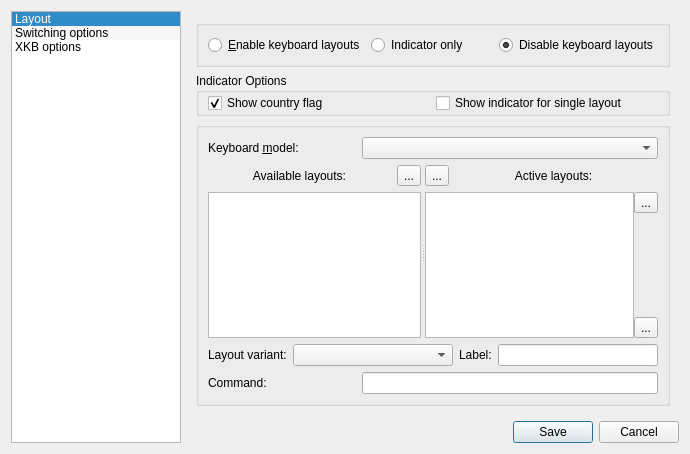
<?xml version="1.0" encoding="UTF-8"?>
<ui version="4.0">
 <class>Form</class>
 <widget class="QWidget" name="Form">
  <property name="geometry">
   <rect>
    <x>0</x>
    <y>0</y>
    <width>690</width>
    <height>454</height>
   </rect>
  </property>
  <property name="windowTitle">
   <string>Antico XKB</string>
  </property>
  <layout class="QHBoxLayout" name="horizontalLayout">
   <item>
    <widget class="QListWidget" name="listWidget">
     <property name="minimumSize">
      <size>
       <width>140</width>
       <height>0</height>
      </size>
     </property>
     <property name="alternatingRowColors">
      <bool>true</bool>
     </property>
     <property name="currentRow">
      <number>0</number>
     </property>
     <item>
      <property name="text">
       <string>Layout</string>
      </property>
     </item>
     <item>
      <property name="text">
       <string>Switching options</string>
      </property>
     </item>
     <item>
      <property name="text">
       <string>XKB options</string>
      </property>
     </item>
    </widget>
   </item>
   <item>
    <layout class="QVBoxLayout" name="verticalLayout_6">
     <item>
      <widget class="QStackedWidget" name="stackedWidget">
       <property name="currentIndex">
        <number>0</number>
       </property>
       <widget class="QWidget" name="page">
        <layout class="QVBoxLayout" name="verticalLayout">
         <item>
          <widget class="QGroupBox" name="groupBox_2">
           <property name="title">
            <string/>
           </property>
           <property name="checkable">
            <bool>false</bool>
           </property>
           <layout class="QHBoxLayout" name="horizontalLayout_2">
            <item>
             <widget class="QRadioButton" name="radioButton">
              <property name="toolTip">
               <string>Antico will configure layouts and start layout indicator</string>
              </property>
              <property name="text">
               <string>&amp;Enable keyboard layouts</string>
              </property>
             </widget>
            </item>
            <item>
             <widget class="QRadioButton" name="radioButton_2">
              <property name="toolTip">
               <string>Antico will start indicator but will use existing layout configuration</string>
              </property>
              <property name="text">
               <string>Indicator only</string>
              </property>
             </widget>
            </item>
            <item>
             <widget class="QRadioButton" name="radioButton_3">
              <property name="toolTip">
               <string>Antico will not configure or show keyboard layouts</string>
              </property>
              <property name="text">
               <string>Disable keyboard layouts</string>
              </property>
              <property name="checked">
               <bool>true</bool>
              </property>
             </widget>
            </item>
           </layout>
          </widget>
         </item>
         <item>
          <widget class="QGroupBox" name="grpIndicatorOptions">
           <property name="title">
            <string>Indicator Options</string>
           </property>
           <layout class="QHBoxLayout" name="_2">
            <property name="topMargin">
             <number>0</number>
            </property>
            <property name="bottomMargin">
             <number>0</number>
            </property>
            <item>
             <widget class="QCheckBox" name="chkShowFlag">
              <property name="whatsThis">
               <string>Shows country flag on background of layout name in tray icon</string>
              </property>
              <property name="text">
               <string>Show country flag</string>
              </property>
              <property name="checked">
               <bool>true</bool>
              </property>
             </widget>
            </item>
            <item>
             <widget class="QCheckBox" name="chkShowSingle">
              <property name="text">
               <string>Show indicator for single layout</string>
              </property>
             </widget>
            </item>
           </layout>
          </widget>
         </item>
         <item>
          <widget class="QGroupBox" name="grpLayouts">
           <property name="whatsThis">
            <string>&lt;h1&gt;Keyboard Layout&lt;/h1&gt; Here you can choose your keyboard layout and model. The 'model' refers to the type of keyboard that is connected to your computer, while the keyboard layout defines &quot;which key does what&quot; and may be different for different countries.</string>
           </property>
           <property name="title">
            <string/>
           </property>
           <layout class="QGridLayout" name="gridLayout">
            <item row="0" column="0">
             <widget class="QLabel" name="label_4">
              <property name="sizePolicy">
               <sizepolicy hsizetype="Preferred" vsizetype="Preferred">
                <horstretch>1</horstretch>
                <verstretch>0</verstretch>
               </sizepolicy>
              </property>
              <property name="text">
               <string>Keyboard &amp;model:</string>
              </property>
              <property name="buddy">
               <cstring>comboModel</cstring>
              </property>
             </widget>
            </item>
            <item row="0" column="1">
             <widget class="QComboBox" name="comboModel">
              <property name="sizePolicy">
               <sizepolicy hsizetype="Expanding" vsizetype="Fixed">
                <horstretch>2</horstretch>
                <verstretch>0</verstretch>
               </sizepolicy>
              </property>
              <property name="whatsThis">
               <string>Here you can choose a keyboard model. This setting is independent of your keyboard layout and refers to the &quot;hardware&quot; model, i.e. the way your keyboard is manufactured. Modern keyboards that come with your computer usually have two extra keys and are referred to as &quot;104-key&quot; models, which is probably what you want if you do not know what kind of keyboard you have.
</string>
              </property>
             </widget>
            </item>
            <item row="1" column="0" colspan="2">
             <widget class="QSplitter" name="splitter">
              <property name="orientation">
               <enum>Qt::Horizontal</enum>
              </property>
              <widget class="QWidget" name="">
               <layout class="QVBoxLayout" name="verticalLayout_5">
                <item>
                 <layout class="QHBoxLayout" name="_4">
                  <item>
                   <widget class="QLabel" name="textLabel1_4">
                    <property name="sizePolicy">
                     <sizepolicy hsizetype="Preferred" vsizetype="Preferred">
                      <horstretch>1</horstretch>
                      <verstretch>0</verstretch>
                     </sizepolicy>
                    </property>
                    <property name="text">
                     <string>Available layouts:</string>
                    </property>
                    <property name="alignment">
                     <set>Qt::AlignCenter</set>
                    </property>
                    <property name="buddy">
                     <cstring>srcTableView</cstring>
                    </property>
                   </widget>
                  </item>
                  <item>
                   <widget class="QToolButton" name="btnRemove">
                    <property name="text">
                     <string>...</string>
                    </property>
                   </widget>
                  </item>
                 </layout>
                </item>
                <item>
                 <widget class="QTreeView" name="srcTableView">
                  <property name="sizePolicy">
                   <sizepolicy hsizetype="Expanding" vsizetype="Expanding">
                    <horstretch>1</horstretch>
                    <verstretch>0</verstretch>
                   </sizepolicy>
                  </property>
                  <property name="alternatingRowColors">
                   <bool>true</bool>
                  </property>
                  <property name="selectionMode">
                   <enum>QAbstractItemView::SingleSelection</enum>
                  </property>
                  <property name="selectionBehavior">
                   <enum>QAbstractItemView::SelectRows</enum>
                  </property>
                 </widget>
                </item>
               </layout>
              </widget>
              <widget class="QWidget" name="">
               <layout class="QVBoxLayout" name="verticalLayout_7">
                <item>
                 <layout class="QHBoxLayout" name="_5">
                  <property name="spacing">
                   <number>0</number>
                  </property>
                  <item>
                   <widget class="QToolButton" name="btnAdd">
                    <property name="text">
                     <string>...</string>
                    </property>
                   </widget>
                  </item>
                  <item>
                   <widget class="QLabel" name="textLabel1_4_2">
                    <property name="sizePolicy">
                     <sizepolicy hsizetype="MinimumExpanding" vsizetype="Preferred">
                      <horstretch>3</horstretch>
                      <verstretch>0</verstretch>
                     </sizepolicy>
                    </property>
                    <property name="text">
                     <string>Active layouts:</string>
                    </property>
                    <property name="alignment">
                     <set>Qt::AlignCenter</set>
                    </property>
                    <property name="buddy">
                     <cstring>dstTableView</cstring>
                    </property>
                   </widget>
                  </item>
                 </layout>
                </item>
                <item>
                 <layout class="QHBoxLayout" name="_6">
                  <property name="spacing">
                   <number>0</number>
                  </property>
                  <item>
                   <widget class="QTreeView" name="dstTableView">
                    <property name="sizePolicy">
                     <sizepolicy hsizetype="Expanding" vsizetype="Expanding">
                      <horstretch>0</horstretch>
                      <verstretch>0</verstretch>
                     </sizepolicy>
                    </property>
                    <property name="alternatingRowColors">
                     <bool>true</bool>
                    </property>
                    <property name="selectionMode">
                     <enum>QAbstractItemView::SingleSelection</enum>
                    </property>
                    <property name="selectionBehavior">
                     <enum>QAbstractItemView::SelectRows</enum>
                    </property>
                    <property name="wordWrap">
                     <bool>false</bool>
                    </property>
                   </widget>
                  </item>
                  <item>
                   <layout class="QVBoxLayout" name="_7">
                    <item>
                     <widget class="QToolButton" name="btnUp">
                      <property name="text">
                       <string>...</string>
                      </property>
                     </widget>
                    </item>
                    <item>
                     <spacer>
                      <property name="orientation">
                       <enum>Qt::Vertical</enum>
                      </property>
                      <property name="sizeHint" stdset="0">
                       <size>
                        <width>20</width>
                        <height>40</height>
                       </size>
                      </property>
                     </spacer>
                    </item>
                    <item>
                     <widget class="QToolButton" name="btnDown">
                      <property name="text">
                       <string>...</string>
                      </property>
                     </widget>
                    </item>
                   </layout>
                  </item>
                 </layout>
                </item>
               </layout>
              </widget>
             </widget>
            </item>
            <item row="2" column="0" colspan="2">
             <layout class="QHBoxLayout" name="_8">
              <item>
               <widget class="QLabel" name="textLabel1">
                <property name="text">
                 <string>Layout variant:</string>
                </property>
                <property name="buddy">
                 <cstring>comboVariant</cstring>
                </property>
               </widget>
              </item>
              <item>
               <widget class="QComboBox" name="comboVariant">
                <property name="sizePolicy">
                 <sizepolicy hsizetype="Expanding" vsizetype="Fixed">
                  <horstretch>0</horstretch>
                  <verstretch>0</verstretch>
                 </sizepolicy>
                </property>
                <property name="whatsThis">
                 <string>Here you can choose a variant of selected keyboard layout. Layout variants usually represent different key maps for the same language. For example, Ukrainian layout might have four variants: basic, winkeys (as in Windows), typewriter (as in typewriters) and phonetic (each Ukrainian letter is placed on a transliterated latin one).
</string>
                </property>
               </widget>
              </item>
              <item>
               <widget class="QLabel" name="textLabel1_6">
                <property name="text">
                 <string>Label:</string>
                </property>
                <property name="buddy">
                 <cstring>editDisplayName</cstring>
                </property>
               </widget>
              </item>
              <item>
               <widget class="QLineEdit" name="editDisplayName">
                <property name="maxLength">
                 <number>3</number>
                </property>
               </widget>
              </item>
             </layout>
            </item>
            <item row="3" column="0">
             <widget class="QLabel" name="textLabel1_3">
              <property name="sizePolicy">
               <sizepolicy hsizetype="Preferred" vsizetype="Preferred">
                <horstretch>1</horstretch>
                <verstretch>0</verstretch>
               </sizepolicy>
              </property>
              <property name="text">
               <string>Command:</string>
              </property>
              <property name="buddy">
               <cstring>editCmdLine</cstring>
              </property>
             </widget>
            </item>
            <item row="3" column="1">
             <widget class="QLineEdit" name="editCmdLine">
              <property name="sizePolicy">
               <sizepolicy hsizetype="Expanding" vsizetype="Fixed">
                <horstretch>2</horstretch>
                <verstretch>0</verstretch>
               </sizepolicy>
              </property>
              <property name="whatsThis">
               <string>This is the command which will be executed to initialize configured layouts.</string>
              </property>
              <property name="readOnly">
               <bool>true</bool>
              </property>
             </widget>
            </item>
           </layout>
          </widget>
         </item>
        </layout>
       </widget>
       <widget class="QWidget" name="page_2">
        <layout class="QVBoxLayout" name="verticalLayout_2">
         <item>
          <widget class="QFrame" name="optionsFrame">
           <property name="frameShape">
            <enum>QFrame::StyledPanel</enum>
           </property>
           <property name="frameShadow">
            <enum>QFrame::Raised</enum>
           </property>
           <property name="lineWidth">
            <number>0</number>
           </property>
           <layout class="QGridLayout" name="_9">
            <item row="0" column="1">
             <widget class="QGroupBox" name="groupBox">
              <property name="title">
               <string>Shortcuts for switching layout</string>
              </property>
              <layout class="QGridLayout" name="_11">
               <item row="0" column="0">
                <widget class="QLabel" name="label">
                 <property name="text">
                  <string>Main shortcuts:</string>
                 </property>
                 <property name="buddy">
                  <cstring>btnXkbShortcut</cstring>
                 </property>
                </widget>
               </item>
               <item row="0" column="1">
                <widget class="QPushButton" name="btnXkbShortcut">
                 <property name="whatsThis">
                  <string>This is a shortcut for switching layouts which is handled by X.org. It allows modifier-only shortcuts.</string>
                 </property>
                 <property name="text">
                  <string>None</string>
                 </property>
                </widget>
               </item>
               <item row="0" column="2">
                <widget class="QToolButton" name="xkbClearButton">
                 <property name="text">
                  <string>...</string>
                 </property>
                </widget>
               </item>
               <item row="1" column="0">
                <widget class="QLabel" name="label_3">
                 <property name="text">
                  <string>3d level shortcuts:</string>
                 </property>
                 <property name="buddy">
                  <cstring>btnXkbShortcut3d</cstring>
                 </property>
                </widget>
               </item>
               <item row="1" column="1">
                <widget class="QPushButton" name="btnXkbShortcut3d">
                 <property name="whatsThis">
                  <string>This is a shortcut for switching to a third level of the active layout (if it has one) which is handled by X.org. It allows modifier-only shortcuts.</string>
                 </property>
                 <property name="text">
                  <string>None</string>
                 </property>
                </widget>
               </item>
               <item row="1" column="2">
                <widget class="QToolButton" name="xkb3dClearButton">
                 <property name="text">
                  <string>...</string>
                 </property>
                </widget>
               </item>
               <item row="2" column="0">
                <widget class="QLabel" name="label_2">
                 <property name="text">
                  <string>Alternative shortcut:</string>
                 </property>
                </widget>
               </item>
               <item row="2" column="1">
                <widget class="QPushButton" name="btnXkbShortcutAlt">
                 <property name="text">
                  <string>None</string>
                 </property>
                </widget>
               </item>
               <item row="2" column="2">
                <widget class="QToolButton" name="xkbAltClearButton">
                 <property name="text">
                  <string>...</string>
                 </property>
                </widget>
               </item>
              </layout>
             </widget>
            </item>
            <item row="0" column="0">
             <widget class="QGroupBox" name="groupBox_3">
              <property name="enabled">
               <bool>true</bool>
              </property>
              <property name="title">
               <string>Switshing policy</string>
              </property>
              <layout class="QVBoxLayout" name="verticalLayout_4">
               <item>
                <widget class="QRadioButton" name="rdBtnSwitchGlobal">
                 <property name="text">
                  <string>&amp;Global</string>
                 </property>
                 <property name="checked">
                  <bool>true</bool>
                 </property>
                </widget>
               </item>
               <item>
                <widget class="QRadioButton" name="rdBtnSwitchPerDesktop">
                 <property name="text">
                  <string>Desktop</string>
                 </property>
                </widget>
               </item>
               <item>
                <widget class="QRadioButton" name="rdBtnSwitchPerApp">
                 <property name="text">
                  <string>Application</string>
                 </property>
                </widget>
               </item>
               <item>
                <widget class="QRadioButton" name="rdBtnSwitchPerWin">
                 <property name="text">
                  <string>&amp;Window</string>
                 </property>
                </widget>
               </item>
              </layout>
              <zorder>rdBtnSwitchGlobal</zorder>
              <zorder>rdBtnSwitchPerApp</zorder>
              <zorder>rdBtnSwitchPerDesktop</zorder>
              <zorder>rdBtnSwitchPerWin</zorder>
             </widget>
            </item>
            <item row="3" column="0">
             <spacer>
              <property name="orientation">
               <enum>Qt::Vertical</enum>
              </property>
              <property name="sizeHint" stdset="0">
               <size>
                <width>20</width>
                <height>40</height>
               </size>
              </property>
             </spacer>
            </item>
            <item row="1" column="1" rowspan="2">
             <layout class="QHBoxLayout" name="horizontalLayout_3"/>
            </item>
           </layout>
          </widget>
         </item>
        </layout>
       </widget>
       <widget class="QWidget" name="page_3">
        <layout class="QVBoxLayout" name="verticalLayout_3">
         <item>
          <widget class="QGroupBox" name="groupBox3_2">
           <property name="whatsThis">
            <string>Here you can set xkb extension options instead of, or in addition to, specifying them in the X11 configuration file.</string>
           </property>
           <property name="title">
            <string>Xkb Options</string>
           </property>
           <layout class="QGridLayout" name="_12">
            <item row="0" column="0" colspan="2">
             <widget class="QCheckBox" name="checkResetOld">
              <property name="text">
               <string>&amp;Reset old options</string>
              </property>
              <property name="checked">
               <bool>true</bool>
              </property>
             </widget>
            </item>
            <item row="2" column="0" colspan="2">
             <widget class="QTreeView" name="xkbOptionsTreeView">
              <property name="alternatingRowColors">
               <bool>true</bool>
              </property>
              <property name="selectionMode">
               <enum>QAbstractItemView::NoSelection</enum>
              </property>
             </widget>
            </item>
            <item row="3" column="0">
             <widget class="QLabel" name="textLabel1_3_2">
              <property name="text">
               <string>Command:</string>
              </property>
             </widget>
            </item>
            <item row="3" column="1">
             <widget class="QLineEdit" name="editCmdLineOpt">
              <property name="whatsThis">
               <string>This is the command which will be executed to initialize configured options.</string>
              </property>
              <property name="readOnly">
               <bool>true</bool>
              </property>
             </widget>
            </item>
           </layout>
          </widget>
         </item>
        </layout>
       </widget>
      </widget>
     </item>
     <item>
      <widget class="QDialogButtonBox" name="buttonBox">
       <property name="standardButtons">
        <set>QDialogButtonBox::Cancel|QDialogButtonBox::Save</set>
       </property>
       <property name="centerButtons">
        <bool>false</bool>
       </property>
      </widget>
     </item>
    </layout>
   </item>
  </layout>
 </widget>
 <resources/>
 <connections>
  <connection>
   <sender>listWidget</sender>
   <signal>currentRowChanged(int)</signal>
   <receiver>stackedWidget</receiver>
   <slot>setCurrentIndex(int)</slot>
   <hints>
    <hint type="sourcelabel">
     <x>143</x>
     <y>34</y>
    </hint>
    <hint type="destinationlabel">
     <x>617</x>
     <y>43</y>
    </hint>
   </hints>
  </connection>
 </connections>
</ui>
